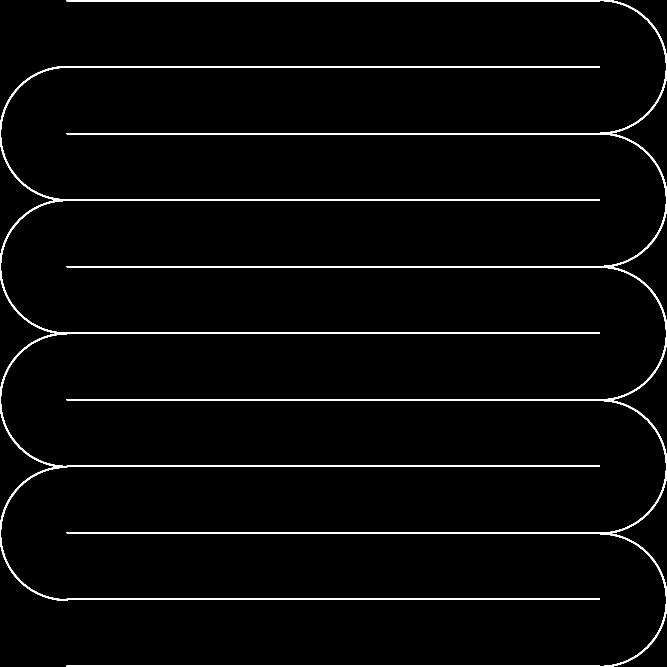
#> input picture confirmed/track_clean.png, 2000 x 2000 px, found by its file name (shown at 1/3 size)
$ python test_scan_vec.py
#> lines starting #> are read from the running program, lines starting #| are printed output that depends on the picture; after the words box and inside, x2 and y2 are one past the last pixel; in counts of white or black regions, pixels touching at a corner belong together
#!/usr/bin/env python3
"""隔离测试向量化 scan：从 (2.5,2.5) 扫描，验证感知图正确性 + 计时。"""
import math, time, sys, os
import numpy as np
from PIL import Image

sys.path.insert(0, os.path.join(os.path.dirname(os.path.abspath(__file__)), ".."))
MAP = "confirmed/track_clean.png"
hf = np.array(Image.open(MAP))
#> hf is the input picture: shape (2000, 2000); values 128 (black) and 191 (white), 2.4% white; 2 white regions, box (x1, y1, x2, y2) and area: (200, 0, 2000, 2000) 52873, (0, 198, 1800, 1803) 43918
HF_RES = hf.shape[0]
#> HF_RES = 2000
PIX_PER_M = 40
ROAD_PIX = 128
VOXEL = 0.1
LIDAR_RANGE = 30.0
LIDAR_RAYS = 360
SCAN_STEP = 0.025
_hf_bin = hf != ROAD_PIX
_scan_k = np.arange(1, int(LIDAR_RANGE / SCAN_STEP) + 1, dtype=np.float64) * SCAN_STEP
OBS_CLEAR = 0.7
obs_world = []

UNKNOWN, FREE, WALL = 0, 1, 2
grid = {}
def gget(vx, vy): return grid.get((vx, vy), UNKNOWN)
def gset(vx, vy, v): grid[(vx, vy)] = v

def scan(bx, by, yaw_ang, fov_deg=180.0):
    fov_rad = math.radians(fov_deg)
    angles = yaw_ang + np.linspace(-fov_rad/2, fov_rad/2, LIDAR_RAYS)
    cos_a = np.cos(angles); sin_a = np.sin(angles)
    k = _scan_k
    xs = bx + cos_a[:, None] * k[None, :]
    ys = by + sin_a[:, None] * k[None, :]
    px = (xs * PIX_PER_M).astype(np.int32)
    py = HF_RES - 1 - (ys * PIX_PER_M).astype(np.int32)
    inb = (px >= 0) & (px < HF_RES) & (py >= 0) & (py < HF_RES)
    pxc = np.clip(px, 0, HF_RES-1); pyc = np.clip(py, 0, HF_RES-1)
    wall = (_hf_bin[pyc, pxc]) & inb
    hit_any = wall | (~inb)
    R, S = hit_any.shape
    first = np.argmax(hit_any, axis=1)
    has = hit_any[np.arange(R), first]
    stop = np.where(has, first, S)
    cx = (xs / VOXEL).astype(np.int32)
    cy = (ys / VOXEL).astype(np.int32)
    key = cx * 4096 + cy
    free_mask = np.arange(S)[None, :] < stop[:, None]
    free_key = np.unique(key[free_mask])
    hi = np.minimum(first, S - 1)
    wall_key = np.unique(key[np.arange(R), hi][has & inb[np.arange(R), hi]])
    wall_set = set(wall_key.tolist())
    n_f = n_w = 0
    for kk in free_key:
        if kk in wall_set: continue
        vx, vy = divmod(int(kk), 4096)
        if gget(vx, vy) != FREE: gset(vx, vy, FREE); n_f += 1
    for kk in wall_key:
        vx, vy = divmod(int(kk), 4096)
        if gget(vx, vy) != WALL: gset(vx, vy, WALL); n_w += 1
    return n_f, n_w

# 起点自旋扫描（模拟 INIT_SCAN）
bx, by = 2.5, 2.5
t0 = time.time()
for deg in range(0, 360, 18):
    scan(bx, by, math.radians(deg))
#> this loop made 20 passes
#> wall_key in scan on pass 12: [20556, 24650, 28744, 32838, 36933, 41028, 45123]
#> pass 1, in scan, `wall = (_hf_bin[pyc, pxc]) & inb`:
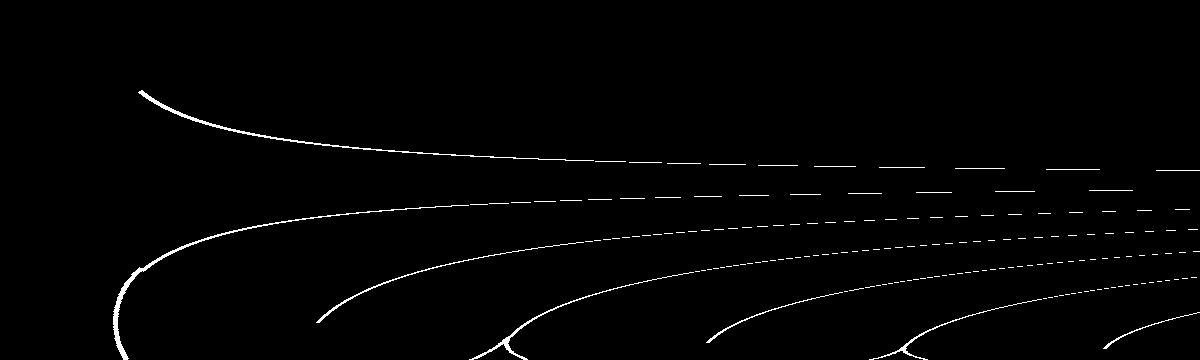
#> wall: shape (360, 1200) bool; 1.3% white in thin lines or dots, all inside (x1, y1, x2, y2) = (113, 90, 1200, 360)
#> pass 1, in scan, `hit_any = wall | (~inb)`:
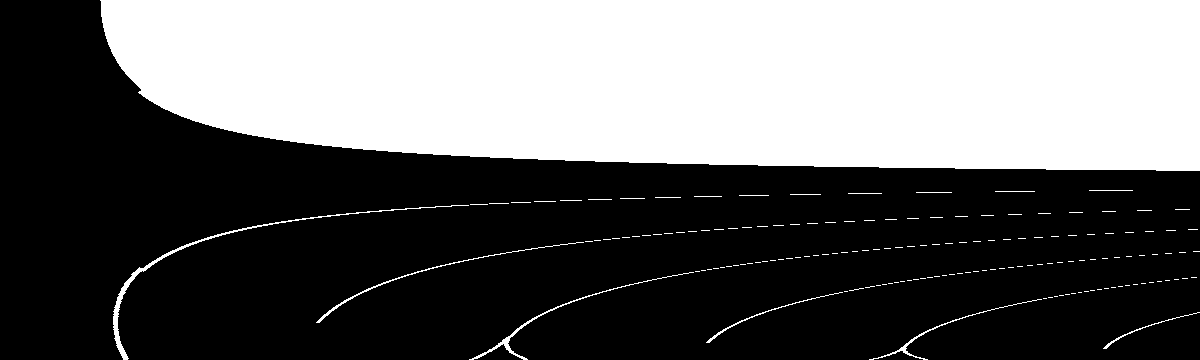
#> hit_any: shape (360, 1200) bool; 40.1% white; 158 white regions (137 under 20 px), largest, box (x1, y1, x2, y2) and area: (100, 0, 1200, 171) 169248, (113, 205, 469, 360) 1105, (469, 272, 694, 360) 521
#> pass 1, in scan, `free_mask = np.arange(S)[None, :] < stop[:, None]`:
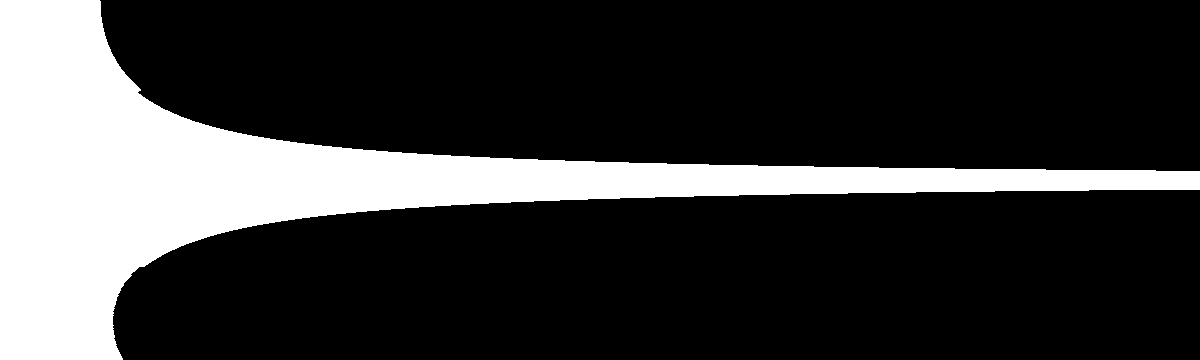
#> free_mask: shape (360, 1200) bool; 22% white; 1 white region, box (x1, y1, x2, y2) and area: (0, 0, 1200, 360) 95090
#> pass 2, in scan (call 2), `wall = (_hf_bin[pyc, pxc]) & inb`:
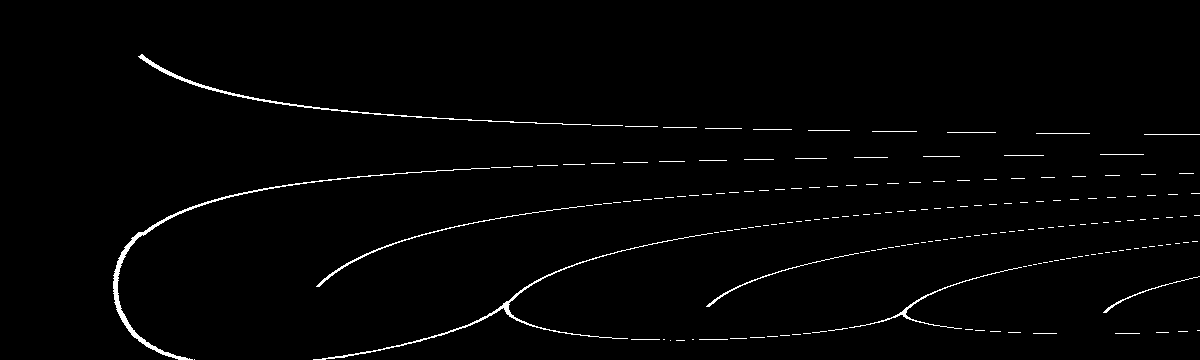
#> wall: shape (360, 1200) bool; 1.5% white in thin lines or dots, all inside (x1, y1, x2, y2) = (113, 54, 1200, 360)
t_scan = (time.time()-t0)/20
print(f"20 次全向扫描 平均 {t_scan*1000:.1f}ms/次")

print("\n== 起点感知图 (x=0..10, y=0..10, 0.2m/字符 .=FREE #=WALL ' '=UNK D=dog) ==")
for yi in range(50, -1, -1):
    y = yi*0.2
    row = ""
    for xi in range(0, 51):
        x = xi*0.2
        v = gget(int(x/VOXEL), int(y/VOXEL))
        c = "." if v==FREE else ("#" if v==WALL else " ")
        if abs(x-bx)<0.11 and abs(y-by)<0.11: c = "D"
        row += c
    print(f"y={y:5.1f} |{row}|")

# 计时细分
t0=time.time(); scan(2.5,2.5,0.0); t1=time.time()
#> in scan (call 21), `pxc = np.clip(px, 0, HF_RES - 1)`:
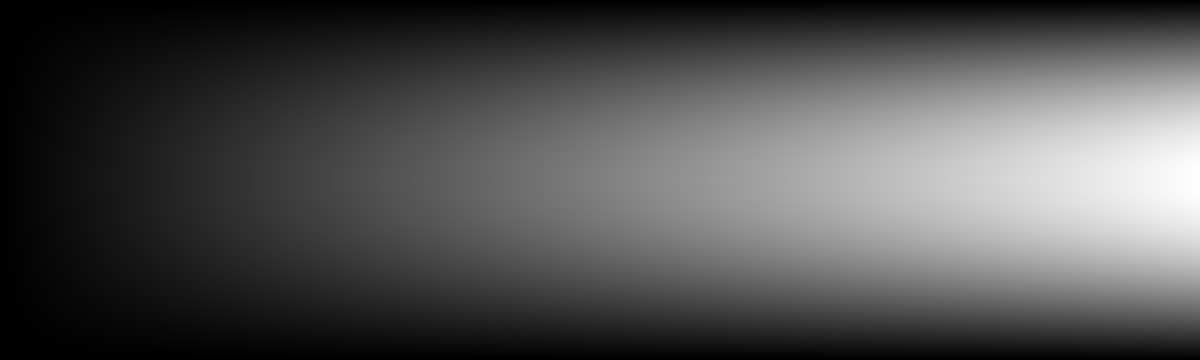
#> px: shape (360, 1200) int32; min 100, max 1299, mean 480.7; drawn with min black and max white
#> in scan (call 21), `pyc = np.clip(py, 0, HF_RES - 1)`:
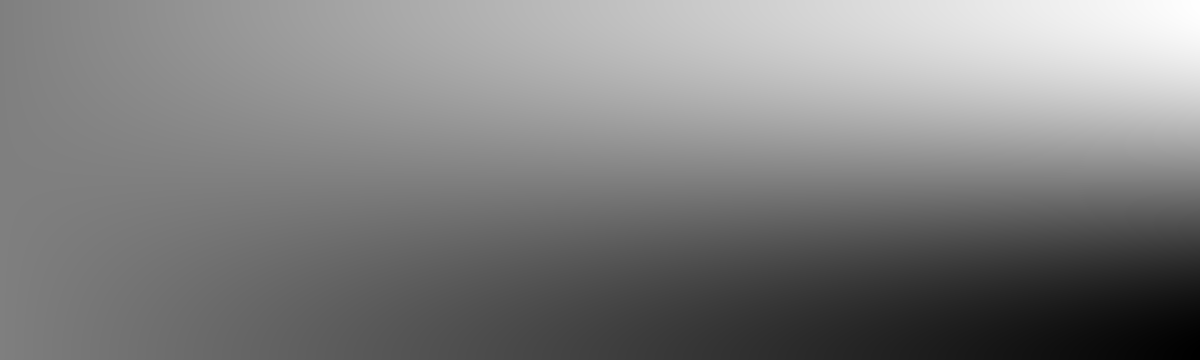
#> py: shape (360, 1200) int32; min 699, max 3099, mean 1899.1; drawn with min black and max white
#> in scan (call 21), `first = np.argmax(hit_any, axis=1)`: first = 360 values, max 1156 at index 170, min 0 at index 171, mean 200.8
#> in scan (call 21), `stop = np.where(has, first, S)`: stop = 360 values, max 1200 at index 171, min 100 at index 0, mean 264.1
#> in scan (call 21), `free_key = np.unique(key[free_mask])`: free_key = 11288 values from 102400 to 1327151
#> in scan (call 21), `hi = np.minimum(first, S - 1)`: hi has the same summary as first
#> in scan (call 21), `wall_key = np.unique(key[np.arange(R), hi][has & inb[np.arange(R), hi]])`: wall_key = 164 values from 102455 to 1282048
#> in scan (call 21), `wall_set = set(wall_key.tolist())`: wall_set = 164 items
#> the loop in scan (call 21), `for kk in free_key:` made 11288 passes
#> (kk, vx, vy) on passes 1 to 3: (102400, 25, 0), (102401, 25, 1), (102402, 25, 2)
#> after the loop in scan (call 21), `for kk in free_key:`: n_f = 0
#> the loop in scan (call 21), `for kk in wall_key:` made 164 passes
#> (kk, vx, vy) on passes 1 to 3: (102455, 25, 55), (106551, 26, 55), (110646, 27, 54)
print(f"\n单次 scan: {(t1-t0)*1000:.1f}ms (含 dict 写入)")
#| 单次 scan: 185.0ms (含 dict 写入)
# 再扫一次（无新格，纯计算开销）
t0=time.time(); scan(2.5,2.5,0.0); t1=time.time()
print(f"单次 scan（重复）: {(t1-t0)*1000:.1f}ms")
#| 单次 scan（重复）: 164.0ms
